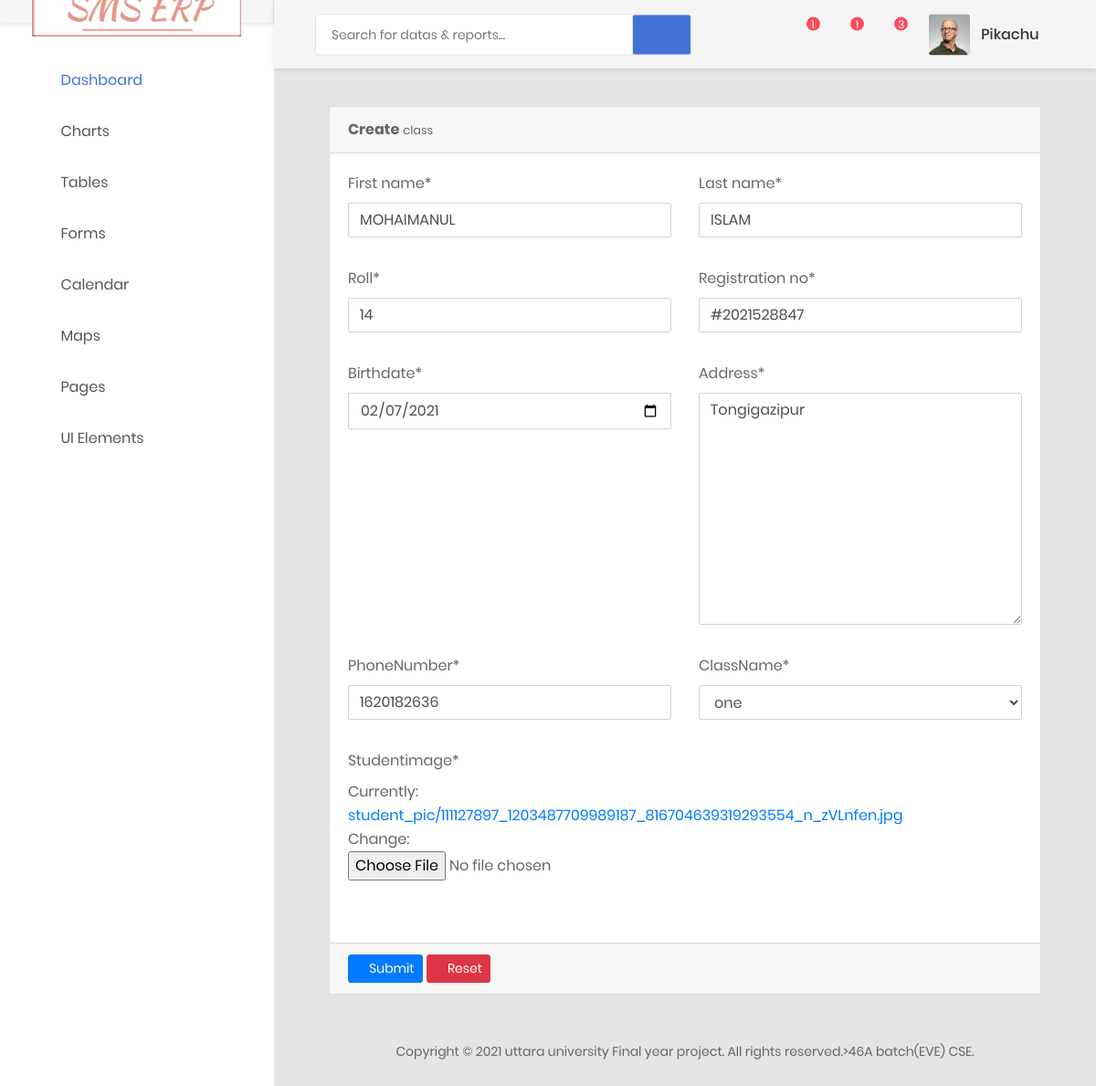
/stdm/updatestudent/5 (signed in), run on the app's committed database.
### adminSite/models.py (models this page shows, shortened)
class students(models.Model):
    first_name=models.CharField(max_length=100)
    last_name=models.CharField(max_length=100)
    roll=models.IntegerField()
    registration_no=models.CharField(default=random_num(),max_length=100)
    birthDate=models.DateField()
    address=models.TextField()
    phoneNumber=models.IntegerField()
    className=models.ForeignKey(StudentClass,on_delete=models.CASCADE)
    studentimage=models.ImageField(upload_to='student_pic')

### adminSite/views.py (the view, shortened to what this page needs)
# urls.py: path('updatestudent/<int:id>',student_form,name='student_update'),
@login_required
def student_form(request, id=0):
    if request.method =="GET":
        if id==0:
            form=studentcreateform()
        else:
            stm=students.objects.get(pk=id)
            form=studentcreateform(instance=stm)
        dict={'form':form}
        return render(request,'students/student_form.html',context=dict)

### adminSite/forms.py
class studentcreateform(forms.ModelForm):
    birthDate=forms.DateField(widget=forms.TextInput(attrs={'type':'date'}))
    class Meta:
        model=students
        fields='__all__'
        label={
            'first_name':'First Name',
            'last_name':'Last Name',
            'birthDate':'Date of Birth',
            'phoneNumber':'Mobile Phone no',
            'className':'Which class study now'   ,     }

### adminSite/models.py (called while the page is built)
    def __str__(self):
        return self.class_name

### template/students/student_form.html (shortened to what this page needs)
{% extends 'index.html' %}
{% load crispy_forms_tags %}
{%block body%}
<div class="col-lg-12">
    <div class="card">
        <div class="card-header">
            <strong>Create</strong>
            <small> class</small>
        </div>
        <div class="card-body card-block">
<form action="" class="form-horizontal" method="POST" enctype="multipart/form-data">
    <div class="row form-group">
            <div class="form-group col-md-6">
                {{form.first_name|as_crispy_field}}
            </div>
            <div class="form-group col-md-6">
                {{form.last_name|as_crispy_field}}
            </div>
            <div class="form-group col-md-6">
                {{form.roll|as_crispy_field}}
            </div>
            <div class="form-group col-md-6">
                {{form.registration_no|as_crispy_field}}
            </div>
            <div class="form-group col-md-6">
                {{form.birthDate|as_crispy_field}}
            </div>
            <div class="form-group col-md-6">
                {{form.address|as_crispy_field}}
            </div>
            <div class="form-group col-md-6">
                {{form.phoneNumber|as_crispy_field}}
            </div>
            <div class="form-group col-md-6">
                {{form.className|as_crispy_field}}
            </div>
            <div class="form-group col-md-6">
                {{form.studentimage|as_crispy_field}}
            </div>
        </div>
        </div>
        <div class="card-footer">
            <button type="submit" class="btn btn-primary btn-sm">
                <i class="fa fa-dot-circle-o"></i> Submit
            </button>
            <button type="reset" class="btn btn-danger btn-sm">
                <i class="fa fa-ban"></i> Reset
            </button>
        </div>
    </div>
</div>
{%endblock body%}

### template/index.html (shortened to what this page needs)
{%load static %}
<!DOCTYPE html>
<html lang="en">
<head>
    <link href="{% static 'css/font-face.css' %}" rel="stylesheet" media="all">
    <link href="{% static 'vendor/font-awesome-4.7/css/font-awesome.min.css' %}" rel="stylesheet" media="all">
    <link href=" {% static   'vendor/font-awesome-5/css/fontawesome-all.min.css' %}" rel="stylesheet" media="all">
    <link href="{% static 'vendor/mdi-font/css/material-design-iconic-font.min.css' %}" rel="stylesheet" media="all">
    <link href="{% static 'vendor/bootstrap-4.1/bootstrap.min.css' %}" rel="stylesheet" media="all">
    <link href="{% static 'vendor/animsition/animsition.min.css' %}" rel="stylesheet" media="all">
    <link href="{% static 'vendor/bootstrap-progressbar/bootstrap-progressbar-3.3.4.min.css' %}" rel="stylesheet" media="all">
    <link href="{% static 'vendor/wow/animate.css' %}" rel="stylesheet" media="all">
    <link href="{% static 'vendor/css-hamburgers/hamburgers.min.css' %}" rel="stylesheet" media="all">
    <link href="{% static 'vendor/slick/slick.css' %}" rel="stylesheet" media="all">
    <link href="{%static 'vendor/select2/select2.min.css'  %}" rel="stylesheet" media="all">
    <link href="{% static 'vendor/perfect-scrollbar/perfect-scrollbar.css' %}" rel="stylesheet" media="all">
    <link href="{% static 'css/theme.css' %}" rel="stylesheet" media="all">
</head>
<body class="animsition">
    <div class="page-wrapper">
        <aside class="menu-sidebar d-none d-lg-block">
            <div class="logo">
                <a href="#">
                    <img src="{% static '/media/loginpic.png' %}"  alt="Cool Admin" />
                </a>
            </div>
            <div class="menu-sidebar__content js-scrollbar1">
                <nav class="navbar-sidebar">
                    <ul class="list-unstyled navbar__list">
                        <li class="active has-sub">
                            <a class="js-arrow" href="#">
                                <i class="fas fa-tachometer-alt"></i>Dashboard</a>
                        </li>
                        <li>
                            <a href="chart.html">
                                <i class="fas fa-chart-bar"></i>Charts</a>
                        </li>
                        <li>
                            <a href="table.html">
                                <i class="fas fa-table"></i>Tables</a>
                        </li>
                        <li>
                            <a href="form.html">
                                <i class="far fa-check-square"></i>Forms</a>
                        </li>
                        <li>
                            <a href="calendar.html">
                                <i class="fas fa-calendar-alt"></i>Calendar</a>
                        </li>
                        <li>
                            <a href="map.html">
                                <i class="fas fa-map-marker-alt"></i>Maps</a>
                        </li>
                        <li class="has-sub">
                            <a class="js-arrow" href="#">
                                <i class="fas fa-copy"></i>Pages</a>
                        </li>
                        <li class="has-sub">
                            <a class="js-arrow" href="#">
                                <i class="fas fa-desktop"></i>UI Elements</a>
                        </li>
                    </ul>
                </nav>
            </div>
        </aside>
        <div class="page-container">
            <header class="header-desktop">
                <div class="section__content section__content--p30">
                    <div class="container-fluid">
                        <div class="header-wrap">
                            <form class="form-header" action="" method="POST">
                                <input class="au-input au-input--xl" type="text" name="search" placeholder="Search for datas &amp; reports..." />
                                <button class="au-btn--submit" type="submit">
                                    <i class="zmdi zmdi-search"></i>
                                </button>
                            </form>
                            <div class="header-button">
                                <div class="noti-wrap">
                                    <div class="noti__item js-item-menu">
                                        <i class="zmdi zmdi-comment-more"></i>
                                        <span class="quantity">1</span>
                                    </div>
                                    <div class="noti__item js-item-menu">
                                        <i class="zmdi zmdi-email"></i>
                                        <span class="quantity">1</span>
                                    </div>
                                    <div class="noti__item js-item-menu">
                                        <i class="zmdi zmdi-notifications"></i>
                                        <span class="quantity">3</span>
                                    </div>
                                </div>
                                <div class="account-wrap">
                                    <div class="account-item clearfix js-item-menu">
                                        <div class="image">
                                            <img src="images/icon/avatar-01.jpg" alt="John Doe" />
                                        </div>
                                        <div class="content">
                                            <a class="js-acc-btn" href="#">{{user.username}}</a>
                                        </div>
                                    </div>
                                </div>
                            </div>
                        </div>
                    </div>
                </div>
            </header>
            <div class="main-content">
                <div class="section__content section__content--p30">
                    <div class="container-fluid">
                        <div class="row">
                            <div class="col-md-12">
                                {%block body%}
                                {% endblock %}
                            </div>
                        </div>
                        <div class="row">
                            <div class="col-md-12">
                                <div class="copyright">
                                    <p>Copyright © 2021 uttara university Final year project. All rights reserved.>46A batch(EVE) CSE</a>.</p>
                                </div>
                            </div>
                        </div>
                    </div>
                </div>
            </div>
        </div>
    </div>
</body>
</html>

### data on the page
students: first_name "MOHAIMANUL", last_name "ISLAM", roll "14", registration_no "#2021528847", birthDate "02/07/2021", address "Tongigazipur", phoneNumber "1620182636", className "one"

### other printed values
{{ user.username }} "Pikachu"
